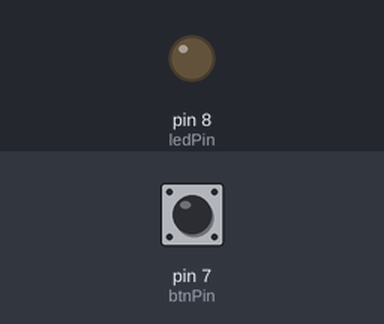
A sketch run on a simulated Arduino Uno, built with avr-gcc and run on an emulated ATmega328P. Shown: output pins drawn as LEDs (lit = HIGH). Inputs (shaded band) come from the test bench; at power-on: pin 7 (btnPin) LOW.

Above: at 1.2 s.
1.3 s: pin 7 (btnPin) pulled HIGH for 0.15 s
At 2.1 s:
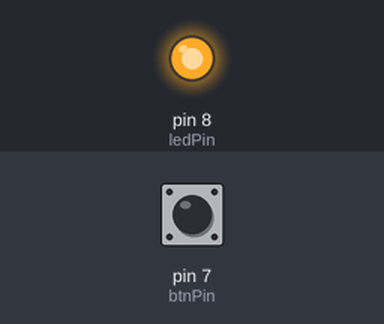
Timing chart, 0 to 4.3 s (numbered marks = the images above; inputs shaded):
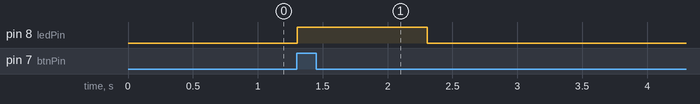

The sketch:

sketch_library_bounceLibTest.ino
```cpp
/**
 * Bounce library test (UNTESTED)
 * single button reading
 *
 * Date written: July 20, 2017
 *
 * Arduino Board: UNO
 *
 */

#include <Bounce2.h>

#define btnPin 7
#define ledPin 8

Bounce button1 = Bounce();

void setup() {
  // put your setup code here, to run once:
	pinMode(btnPin, INPUT);
	pinMode(ledPin, OUTPUT);

	button1.attach(btnPin);
	button1.interval(5);
}

void loop() {
  // put your main code here, to run repeatedly:
	button1.update();
	if(button1.rose()) {
		digitalWrite(ledPin, HIGH);
		delay(1000);
		digitalWrite(ledPin, LOW);
	}
}
```

Measured:
- after the input at 1.3 s, pin 8 (ledPin): LOW → HIGH at once, → LOW 1.0 s later
